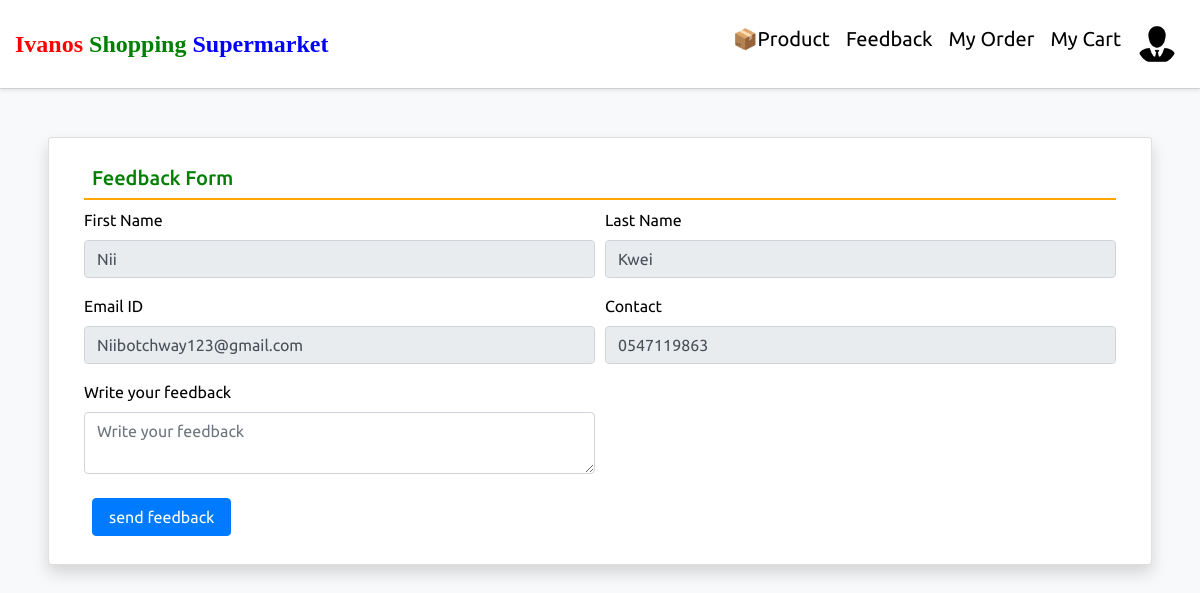
The page /user-feedback/ (signed in) on the database its author committed.
### groceryapp/models.py (models this page shows, shortened)
class UserProfile(models.Model):
    user = models.ForeignKey (User, on_delete=models.CASCADE, null=True, blank=True)
    mobile = models.CharField(max_length=100, null=True, blank=True)
    address = models.TextField(null=True, blank=True)
    image = models.FileField(null=True, blank=True)

### groceryapp/views.py (the view)
# urls.py: path('user-feedback/', user_feedback, name="user_feedback"),
def user_feedback(request):
    user = UserProfile.objects.get(user=request.user)
    if request.method == "POST":
        Feedback.objects.create(user=request.user, message=request.POST['feedback'])
        messages.success(request, "Feedback sent successfully")
    return render(request, "feedback-form.html", locals())

### groceryapp/templates/feedback-form.html (shortened to what this page needs)
{% extends 'userbase.html' %}
{% load static %}
{% block content %}
<div class="card shadow m-5">
    <div class="card-body">
        <div class="container-fluid">
            <h5 class="p-2" style="border-bottom: 2px solid orange;color:green">Feedback Form</h5>
            <form method="post" name="feedback">
                <div class="form-row">
                    <div class="col-sm-6">
                        <div class="form-group">
                            <label for="fname">First Name</label>
                            <input type="text" name="fname" id="fname" placeholder="Enter First Name" value="{{user.user.first_name}}" readonly class="form-control">
                        </div>
                    </div>
                    <div class="col-sm-6">
                        <div class="form-group">
                            <label>Last Name</label>
                            <input type="text" name="lname" value="{{user.user.last_name}}" placeholder="Enter Last Name" readonly class="form-control">
                        </div>
                    </div>
                    <div class="col-sm-6">
                        <div class="form-group">
                            <label>Email ID</label>
                            <input type="email" name="email" placeholder="Email Address" value="{{user.user.username}}" readonly class="form-control">
                        </div>
                    </div>
                    <div class="col-sm-6">
                        <div class="form-group">
                            <label for="contact">Contact</label>
                            <input type="text" name="mobile" placeholder="Contact Number" value="{{user.mobile}}" readonly required class="form-control">
                        </div>
                    </div>
                    <div class="col-sm-6">
                        <div class="form-group">
                            <label>Write your feedback</label>
                            <textarea name="feedback" class="form-control" placeholder="Write your feedback"></textarea>
                        </div>
                    </div>
                </div>
                <input type="submit" value="send feedback" class="m-2 px-3 btn btn-primary">
            </form>
        </div>
    </div>
</div>
{% endblock %}

### groceryapp/static/css/mystyle.css (style rules this page uses)
html { scroll-behavior:smooth; }
body { background: #f8f9fa; }

### groceryapp/templates/feedback-form.html (style rules this page uses)
label { color: black; }

### groceryapp/templates/userbase.html (style rules this page uses)
body { font-family: 'Ubuntu', sans-serif; background-color: #f8f9fa; }

### rows shown on the page
UserProfile: fname "Nii", lname "Kwei", email "Niibotchway123@gmail.com", mobile "0547119863"
